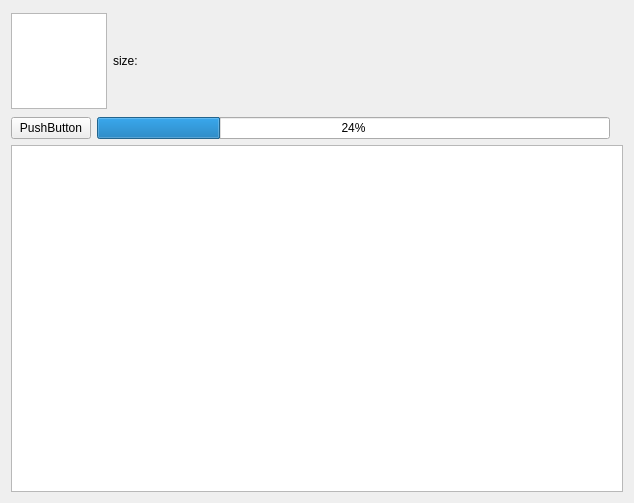
<?xml version="1.0" encoding="UTF-8"?>
<ui version="4.0">
 <class>Form</class>
 <widget class="QWidget" name="Form">
  <property name="geometry">
   <rect>
    <x>0</x>
    <y>0</y>
    <width>634</width>
    <height>503</height>
   </rect>
  </property>
  <property name="windowTitle">
   <string>Form</string>
  </property>
  <layout class="QVBoxLayout" name="verticalLayout_2">
   <item>
    <layout class="QHBoxLayout" name="upperLayout">
     <item>
      <widget class="QGraphicsView" name="iconBox">
       <property name="sizePolicy">
        <sizepolicy hsizetype="Fixed" vsizetype="Fixed">
         <horstretch>0</horstretch>
         <verstretch>0</verstretch>
        </sizepolicy>
       </property>
       <property name="minimumSize">
        <size>
         <width>96</width>
         <height>96</height>
        </size>
       </property>
       <property name="maximumSize">
        <size>
         <width>96</width>
         <height>96</height>
        </size>
       </property>
      </widget>
     </item>
     <item>
      <layout class="QVBoxLayout" name="labLayout">
       <item>
        <widget class="QLabel" name="nameLab">
         <property name="sizePolicy">
          <sizepolicy hsizetype="Fixed" vsizetype="Fixed">
           <horstretch>0</horstretch>
           <verstretch>0</verstretch>
          </sizepolicy>
         </property>
         <property name="text">
          <string/>
         </property>
        </widget>
       </item>
       <item>
        <widget class="QLabel" name="sizeLab">
         <property name="sizePolicy">
          <sizepolicy hsizetype="Fixed" vsizetype="Fixed">
           <horstretch>0</horstretch>
           <verstretch>0</verstretch>
          </sizepolicy>
         </property>
         <property name="minimumSize">
          <size>
           <width>40</width>
           <height>60</height>
          </size>
         </property>
         <property name="text">
          <string>size:</string>
         </property>
        </widget>
       </item>
       <item>
        <widget class="QLabel" name="biref">
         <property name="sizePolicy">
          <sizepolicy hsizetype="Fixed" vsizetype="Fixed">
           <horstretch>0</horstretch>
           <verstretch>0</verstretch>
          </sizepolicy>
         </property>
         <property name="text">
          <string/>
         </property>
        </widget>
       </item>
      </layout>
     </item>
     <item>
      <spacer name="spacer">
       <property name="orientation">
        <enum>Qt::Horizontal</enum>
       </property>
       <property name="sizeHint" stdset="0">
        <size>
         <width>40</width>
         <height>20</height>
        </size>
       </property>
      </spacer>
     </item>
    </layout>
   </item>
   <item>
    <layout class="QHBoxLayout" name="midLayout">
     <item>
      <widget class="QPushButton" name="instButton">
       <property name="sizePolicy">
        <sizepolicy hsizetype="Fixed" vsizetype="Fixed">
         <horstretch>0</horstretch>
         <verstretch>0</verstretch>
        </sizepolicy>
       </property>
       <property name="text">
        <string>PushButton</string>
       </property>
      </widget>
     </item>
     <item>
      <widget class="QProgressBar" name="progressBar">
       <property name="value">
        <number>24</number>
       </property>
      </widget>
     </item>
     <item>
      <widget class="QLabel" name="progressLab">
       <property name="sizePolicy">
        <sizepolicy hsizetype="Fixed" vsizetype="Fixed">
         <horstretch>0</horstretch>
         <verstretch>0</verstretch>
        </sizepolicy>
       </property>
       <property name="text">
        <string/>
       </property>
      </widget>
     </item>
    </layout>
   </item>
   <item>
    <widget class="QTextBrowser" name="textBrowser"/>
   </item>
  </layout>
 </widget>
 <resources/>
 <connections/>
</ui>
